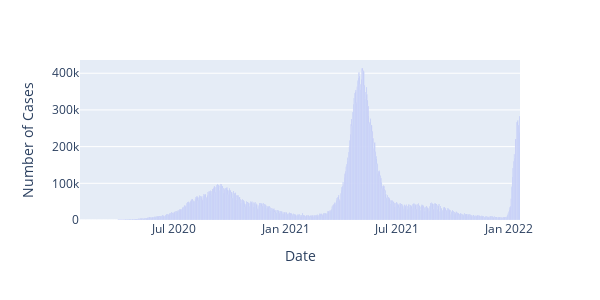

The notebook cell this image was saved under:
### Code cell
import plotly.express as px
fig = px.bar(data, x='Date_YMD', y='Daily Confirmed',labels={'Date_YMD': 'Date', 'Daily Confirmed': 'Number of Cases'},
             width=600,  
             height=300)
fig.show()

### Figure 1 — Plotly figure (JSON) as saved in the notebook; plotly's stock layout.template omitted (floating-point values rounded to 4 significant figures; data arrays with more than 128 entries replaced by an {"elided": "..."} marker saying what was removed)
{"data": [{"alignmentgroup": "True", "hovertemplate": "Date=%{x}<br>Number of Cases=%{y}<extra></extra>", "legendgroup": "", "marker": {"color": "#636efa", "pattern": {"shape": ""}}, "name": "", "offsetgroup": "", "orientation": "v", "showlegend": false, "textposition": "auto", "type": "bar", "x": {"elided": "720 str values"}, "xaxis": "x", "y": {"elided": "720 int values"}, "yaxis": "y"}], "layout": {"barmode": "relative", "height": 300, "legend": {"tracegroupgap": 0}, "margin": {"t": 60}, "width": 600, "xaxis": {"anchor": "y", "autorange": true, "domain": [0, 1], "range": ["2020-01-29 12:00", "2022-01-18 12:00"], "title": {"text": "Date"}, "type": "date"}, "yaxis": {"anchor": "x", "autorange": true, "domain": [0, 1], "range": [0, 436100.0], "title": {"text": "Number of Cases"}, "type": "linear"}}}
